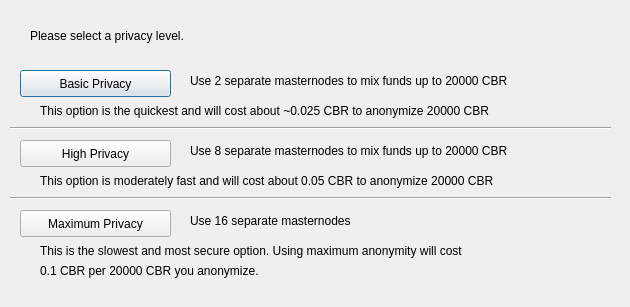
<?xml version="1.0" encoding="UTF-8"?>
<ui version="4.0">
 <class>ObfuscationConfig</class>
 <widget class="QDialog" name="ObfuscationConfig">
  <property name="geometry">
   <rect>
    <x>0</x>
    <y>0</y>
    <width>630</width>
    <height>307</height>
   </rect>
  </property>
  <property name="windowTitle">
   <string>Configure Obfuscation</string>
  </property>
  <widget class="QPushButton" name="buttonBasic">
   <property name="geometry">
    <rect>
     <x>20</x>
     <y>70</y>
     <width>151</width>
     <height>27</height>
    </rect>
   </property>
   <property name="text">
    <string>Basic Privacy</string>
   </property>
  </widget>
  <widget class="QPushButton" name="buttonHigh">
   <property name="geometry">
    <rect>
     <x>20</x>
     <y>140</y>
     <width>151</width>
     <height>27</height>
    </rect>
   </property>
   <property name="text">
    <string>High Privacy</string>
   </property>
  </widget>
  <widget class="QPushButton" name="buttonMax">
   <property name="geometry">
    <rect>
     <x>20</x>
     <y>210</y>
     <width>151</width>
     <height>27</height>
    </rect>
   </property>
   <property name="text">
    <string>Maximum Privacy</string>
   </property>
  </widget>
  <widget class="QLabel" name="label">
   <property name="geometry">
    <rect>
     <x>30</x>
     <y>20</y>
     <width>571</width>
     <height>31</height>
    </rect>
   </property>
   <property name="text">
    <string>Please select a privacy level.</string>
   </property>
  </widget>
  <widget class="QLabel" name="label_2">
   <property name="geometry">
    <rect>
     <x>190</x>
     <y>70</y>
     <width>421</width>
     <height>21</height>
    </rect>
   </property>
   <property name="text">
    <string>Use 2 separate masternodes to mix funds up to 20000 CBR</string>
   </property>
  </widget>
  <widget class="QLabel" name="label_3">
   <property name="geometry">
    <rect>
     <x>190</x>
     <y>140</y>
     <width>411</width>
     <height>21</height>
    </rect>
   </property>
   <property name="text">
    <string>Use 8 separate masternodes to mix funds up to 20000 CBR</string>
   </property>
  </widget>
  <widget class="QLabel" name="label_4">
   <property name="geometry">
    <rect>
     <x>190</x>
     <y>210</y>
     <width>421</width>
     <height>21</height>
    </rect>
   </property>
   <property name="text">
    <string>Use 16 separate masternodes</string>
   </property>
  </widget>
  <widget class="QLabel" name="label_6">
   <property name="geometry">
    <rect>
     <x>40</x>
     <y>100</y>
     <width>561</width>
     <height>21</height>
    </rect>
   </property>
   <property name="text">
    <string>This option is the quickest and will cost about ~0.025 CBR to anonymize 20000 CBR</string>
   </property>
  </widget>
  <widget class="QLabel" name="label_7">
   <property name="geometry">
    <rect>
     <x>40</x>
     <y>170</y>
     <width>561</width>
     <height>21</height>
    </rect>
   </property>
   <property name="text">
    <string>This option is moderately fast and will cost about 0.05 CBR to anonymize 20000 CBR</string>
   </property>
  </widget>
  <widget class="QLabel" name="label_8">
   <property name="geometry">
    <rect>
     <x>40</x>
     <y>240</y>
     <width>561</width>
     <height>21</height>
    </rect>
   </property>
   <property name="text">
    <string>This is the slowest and most secure option. Using maximum anonymity will cost</string>
   </property>
  </widget>
  <widget class="QLabel" name="label_9">
   <property name="geometry">
    <rect>
     <x>40</x>
     <y>260</y>
     <width>561</width>
     <height>21</height>
    </rect>
   </property>
   <property name="text">
    <string>0.1 CBR per 20000 CBR you anonymize.</string>
   </property>
  </widget>
  <widget class="Line" name="line">
   <property name="geometry">
    <rect>
     <x>10</x>
     <y>120</y>
     <width>601</width>
     <height>16</height>
    </rect>
   </property>
   <property name="orientation">
    <enum>Qt::Horizontal</enum>
   </property>
  </widget>
  <widget class="Line" name="line_2">
   <property name="geometry">
    <rect>
     <x>10</x>
     <y>190</y>
     <width>601</width>
     <height>16</height>
    </rect>
   </property>
   <property name="orientation">
    <enum>Qt::Horizontal</enum>
   </property>
  </widget>
 </widget>
 <resources/>
 <connections/>
</ui>
